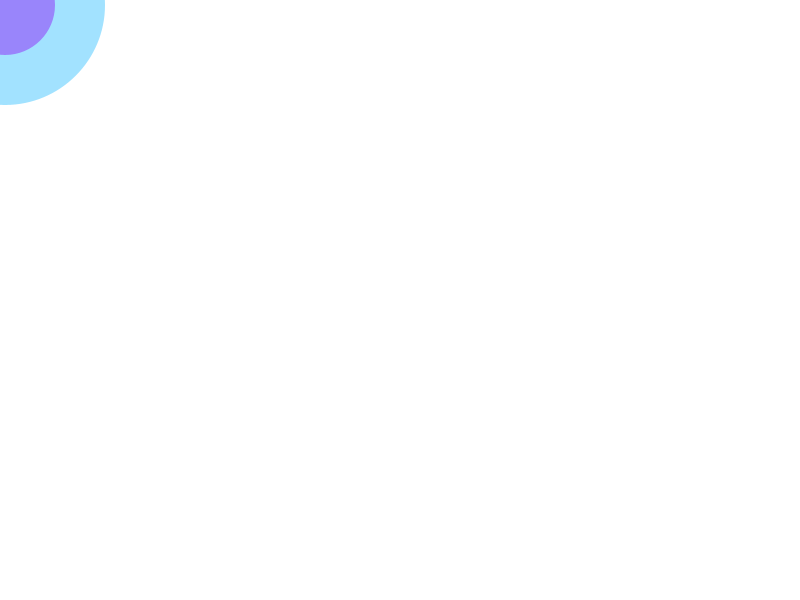
Frame 1 (no input)
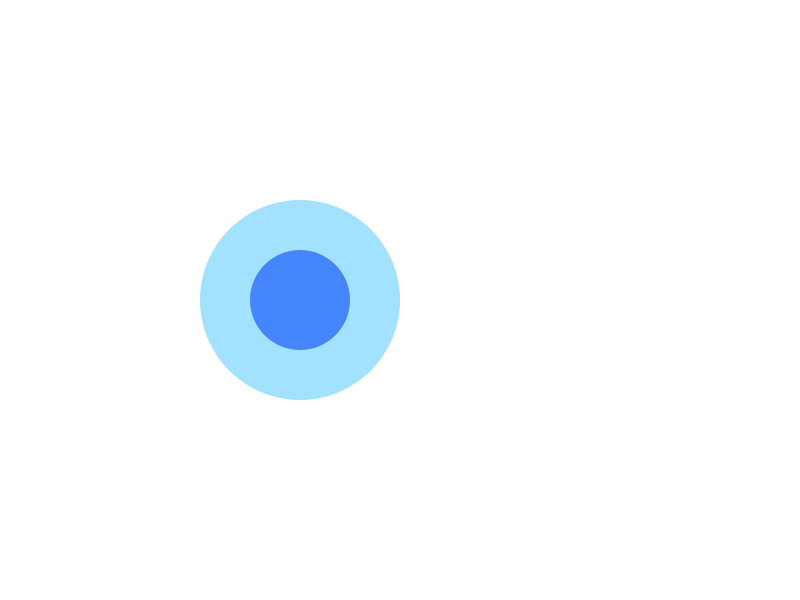
Frame 60 (the mouse pressed at the canvas centre just before this capture)
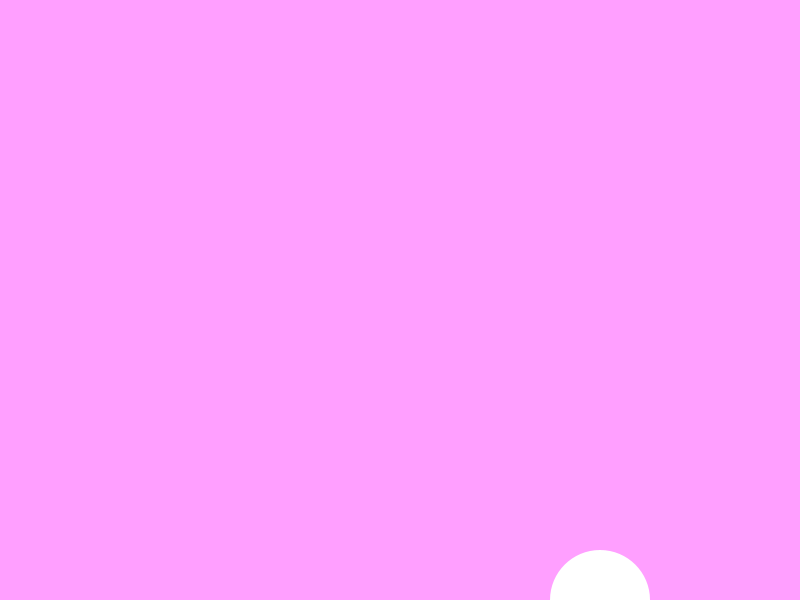
Frame 120 (the mouse held since frame 60 and released just before this capture)

The Processing sketch that drew these frames (run headless with seeded random() and noise(); from frame 60 on, the mouse is pressed at the canvas centre):

// Processing sketch: processing_105084
// ── processing_105084.pde

int x;
int y;
int xSpeed;
int ySpeed;



void setup(){
size(800,600);
smooth();

// start ball in top left
x= 0;
y= 0;

xSpeed = 5;
ySpeed = 5;
  
}

void draw(){
  
background(255,255,255); //white background
// ellipse (width/2, height/2, 200,200);

x = x + xSpeed;
y = y + ySpeed;
//right
  if (x >= width) {
    xSpeed = xSpeed * -1;
    
    
  }
    //left
    if (x <= 0 ) {
    xSpeed = xSpeed * -1;
    
   
}
  //top
  if (y >= height) {
    ySpeed = xSpeed * -1;
    

  }


  //bottom
  if (y <= 0) {
    ySpeed = xSpeed * -1;
    
}
  
if(x <= width/2){

//this will papens if this is true
fill(18,182,255,100);//transparent blue

} else {
 //  otherwise do this  
 fill(0,229,28,200); //transparent green
}
noStroke();
//ellipse(mouseX, mouseY, 100, 100);

ellipse(x,y,200,200);
strokeWeight(3);
noFill();
if(x <= width/2){

fill(random(233),100,250,190);
ellipse(x,y,100,100);//smallest one
//this will papens if this is true

} else {
 //  otherwise do this 
  noFill(); 
 background(255,random(250),255);
 fill(255,255,255);
 ellipse(x,y,100,100);
}


}
